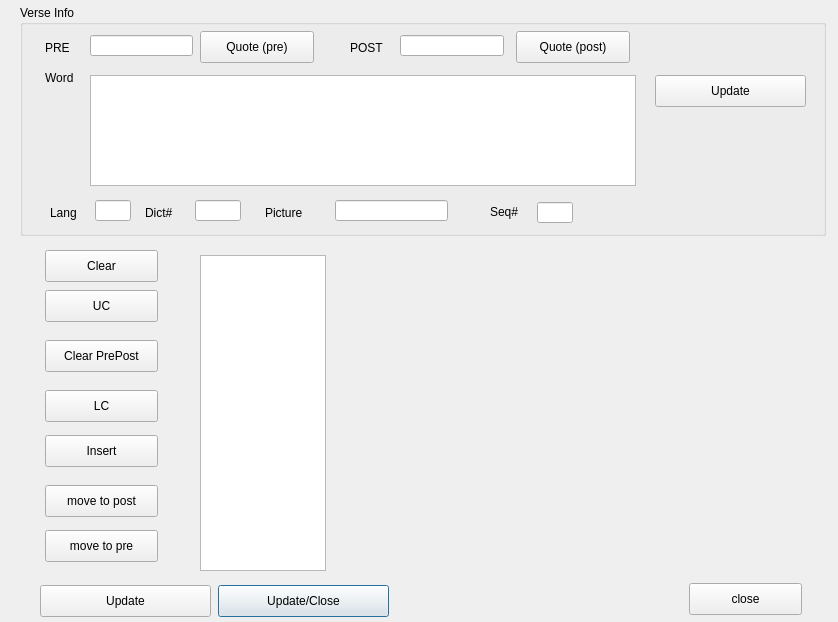
<?xml version="1.0" encoding="UTF-8"?>
<ui version="4.0">
 <class>DialogEditVerse</class>
 <widget class="QDialog" name="DialogEditVerse">
  <property name="geometry">
   <rect>
    <x>0</x>
    <y>0</y>
    <width>838</width>
    <height>622</height>
   </rect>
  </property>
  <property name="minimumSize">
   <size>
    <width>838</width>
    <height>622</height>
   </size>
  </property>
  <property name="maximumSize">
   <size>
    <width>838</width>
    <height>622</height>
   </size>
  </property>
  <property name="windowTitle">
   <string>Dialog</string>
  </property>
  <widget class="QPushButton" name="pbUpdate">
   <property name="geometry">
    <rect>
     <x>40</x>
     <y>585</y>
     <width>171</width>
     <height>32</height>
    </rect>
   </property>
   <property name="text">
    <string>Update</string>
   </property>
   <property name="autoDefault">
    <bool>false</bool>
   </property>
   <property name="default">
    <bool>true</bool>
   </property>
  </widget>
  <widget class="QPushButton" name="pbLC">
   <property name="geometry">
    <rect>
     <x>45</x>
     <y>390</y>
     <width>113</width>
     <height>32</height>
    </rect>
   </property>
   <property name="text">
    <string>LC</string>
   </property>
   <property name="autoDefault">
    <bool>false</bool>
   </property>
  </widget>
  <widget class="QPushButton" name="pbClear">
   <property name="geometry">
    <rect>
     <x>45</x>
     <y>250</y>
     <width>113</width>
     <height>32</height>
    </rect>
   </property>
   <property name="text">
    <string>Clear</string>
   </property>
   <property name="autoDefault">
    <bool>false</bool>
   </property>
  </widget>
  <widget class="QPushButton" name="pbUC">
   <property name="geometry">
    <rect>
     <x>45</x>
     <y>290</y>
     <width>113</width>
     <height>32</height>
    </rect>
   </property>
   <property name="text">
    <string>UC</string>
   </property>
   <property name="autoDefault">
    <bool>false</bool>
   </property>
  </widget>
  <widget class="QGroupBox" name="groupBox">
   <property name="geometry">
    <rect>
     <x>20</x>
     <y>5</y>
     <width>806</width>
     <height>231</height>
    </rect>
   </property>
   <property name="title">
    <string>Verse Info</string>
   </property>
   <widget class="QLabel" name="label">
    <property name="geometry">
     <rect>
      <x>25</x>
      <y>35</y>
      <width>36</width>
      <height>16</height>
     </rect>
    </property>
    <property name="text">
     <string>PRE</string>
    </property>
   </widget>
   <widget class="QLineEdit" name="lePre">
    <property name="geometry">
     <rect>
      <x>70</x>
      <y>30</y>
      <width>103</width>
      <height>21</height>
     </rect>
    </property>
   </widget>
   <widget class="QLabel" name="label_2">
    <property name="geometry">
     <rect>
      <x>330</x>
      <y>35</y>
      <width>41</width>
      <height>16</height>
     </rect>
    </property>
    <property name="text">
     <string>POST</string>
    </property>
   </widget>
   <widget class="QLineEdit" name="lePost">
    <property name="geometry">
     <rect>
      <x>380</x>
      <y>30</y>
      <width>104</width>
      <height>21</height>
     </rect>
    </property>
   </widget>
   <widget class="QLabel" name="label_3">
    <property name="geometry">
     <rect>
      <x>25</x>
      <y>65</y>
      <width>41</width>
      <height>16</height>
     </rect>
    </property>
    <property name="text">
     <string>Word</string>
    </property>
   </widget>
   <widget class="QLabel" name="lblLang">
    <property name="geometry">
     <rect>
      <x>30</x>
      <y>200</y>
      <width>36</width>
      <height>16</height>
     </rect>
    </property>
    <property name="text">
     <string>Lang</string>
    </property>
   </widget>
   <widget class="QLineEdit" name="leLang">
    <property name="geometry">
     <rect>
      <x>75</x>
      <y>195</y>
      <width>36</width>
      <height>21</height>
     </rect>
    </property>
   </widget>
   <widget class="QLabel" name="lblDict">
    <property name="geometry">
     <rect>
      <x>125</x>
      <y>200</y>
      <width>41</width>
      <height>16</height>
     </rect>
    </property>
    <property name="text">
     <string>Dict#</string>
    </property>
   </widget>
   <widget class="QLineEdit" name="leDict">
    <property name="geometry">
     <rect>
      <x>175</x>
      <y>195</y>
      <width>46</width>
      <height>21</height>
     </rect>
    </property>
   </widget>
   <widget class="QLabel" name="lblPicture">
    <property name="geometry">
     <rect>
      <x>245</x>
      <y>200</y>
      <width>56</width>
      <height>16</height>
     </rect>
    </property>
    <property name="text">
     <string>Picture</string>
    </property>
   </widget>
   <widget class="QLineEdit" name="leFormat">
    <property name="geometry">
     <rect>
      <x>315</x>
      <y>195</y>
      <width>113</width>
      <height>21</height>
     </rect>
    </property>
   </widget>
   <widget class="QPlainTextEdit" name="teWord">
    <property name="geometry">
     <rect>
      <x>70</x>
      <y>70</y>
      <width>546</width>
      <height>111</height>
     </rect>
    </property>
   </widget>
   <widget class="QLineEdit" name="leSeq">
    <property name="geometry">
     <rect>
      <x>517</x>
      <y>197</y>
      <width>36</width>
      <height>21</height>
     </rect>
    </property>
   </widget>
   <widget class="QLabel" name="lblSeq">
    <property name="geometry">
     <rect>
      <x>470</x>
      <y>199</y>
      <width>45</width>
      <height>16</height>
     </rect>
    </property>
    <property name="text">
     <string>Seq#</string>
    </property>
   </widget>
   <widget class="QPushButton" name="pbQuoteLeft">
    <property name="geometry">
     <rect>
      <x>180</x>
      <y>26</y>
      <width>114</width>
      <height>32</height>
     </rect>
    </property>
    <property name="text">
     <string>Quote (pre)</string>
    </property>
   </widget>
   <widget class="QPushButton" name="pbQuoteRight">
    <property name="geometry">
     <rect>
      <x>496</x>
      <y>26</y>
      <width>114</width>
      <height>32</height>
     </rect>
    </property>
    <property name="text">
     <string>Quote (post)</string>
    </property>
   </widget>
   <widget class="QPushButton" name="pbUpdate_2">
    <property name="geometry">
     <rect>
      <x>635</x>
      <y>70</y>
      <width>151</width>
      <height>32</height>
     </rect>
    </property>
    <property name="text">
     <string>Update</string>
    </property>
    <property name="autoDefault">
     <bool>false</bool>
    </property>
    <property name="default">
     <bool>true</bool>
    </property>
   </widget>
  </widget>
  <widget class="QPushButton" name="pbCPP">
   <property name="geometry">
    <rect>
     <x>45</x>
     <y>340</y>
     <width>113</width>
     <height>32</height>
    </rect>
   </property>
   <property name="text">
    <string>Clear PrePost</string>
   </property>
   <property name="autoDefault">
    <bool>false</bool>
   </property>
  </widget>
  <widget class="QListWidget" name="listWidget">
   <property name="geometry">
    <rect>
     <x>200</x>
     <y>255</y>
     <width>126</width>
     <height>316</height>
    </rect>
   </property>
  </widget>
  <widget class="QPushButton" name="pbOK">
   <property name="geometry">
    <rect>
     <x>689</x>
     <y>583</y>
     <width>113</width>
     <height>32</height>
    </rect>
   </property>
   <property name="text">
    <string>close</string>
   </property>
   <property name="autoDefault">
    <bool>false</bool>
   </property>
  </widget>
  <widget class="QPushButton" name="pbReSeq">
   <property name="geometry">
    <rect>
     <x>45</x>
     <y>435</y>
     <width>113</width>
     <height>32</height>
    </rect>
   </property>
   <property name="text">
    <string>Insert</string>
   </property>
   <property name="autoDefault">
    <bool>false</bool>
   </property>
  </widget>
  <widget class="QPushButton" name="pbMoveToPost">
   <property name="geometry">
    <rect>
     <x>45</x>
     <y>485</y>
     <width>113</width>
     <height>32</height>
    </rect>
   </property>
   <property name="text">
    <string>move to post</string>
   </property>
   <property name="autoDefault">
    <bool>false</bool>
   </property>
  </widget>
  <widget class="QPushButton" name="pbMoveToPre">
   <property name="geometry">
    <rect>
     <x>45</x>
     <y>530</y>
     <width>113</width>
     <height>32</height>
    </rect>
   </property>
   <property name="text">
    <string>move to pre</string>
   </property>
   <property name="autoDefault">
    <bool>false</bool>
   </property>
  </widget>
  <widget class="QPushButton" name="pbUpdateNClose">
   <property name="geometry">
    <rect>
     <x>218</x>
     <y>585</y>
     <width>171</width>
     <height>32</height>
    </rect>
   </property>
   <property name="text">
    <string>Update/Close</string>
   </property>
   <property name="autoDefault">
    <bool>false</bool>
   </property>
   <property name="default">
    <bool>true</bool>
   </property>
  </widget>
 </widget>
 <resources/>
 <connections/>
</ui>
